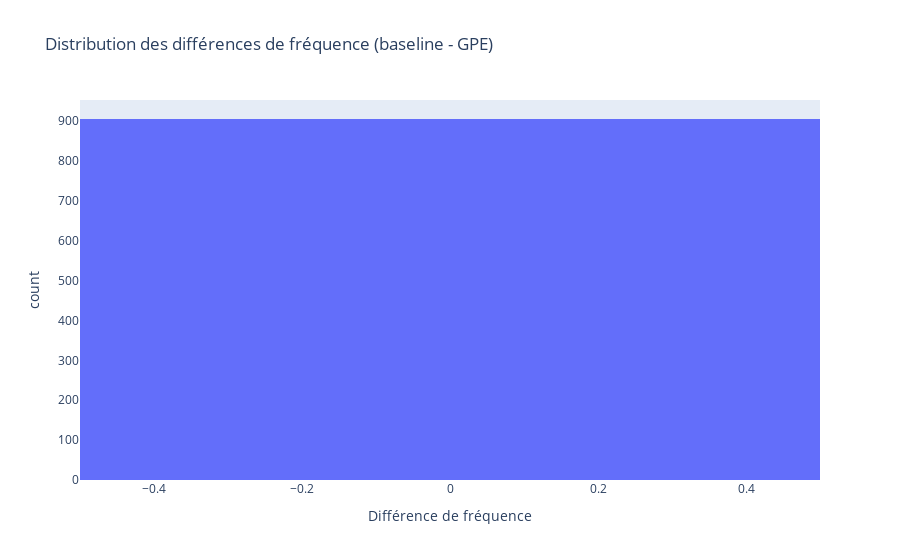

Notebook code for this chart:
### Code cell
fig = px.histogram(
    merged_counts,
    x="count_diff",
    nbins=50,
    title="Distribution des différences de fréquence (baseline - GPE)",
    labels={"count_diff": "Différence de fréquence", "count": "Nombre de trajets"},
    color_discrete_sequence=["#636EFA"]
)

fig.show()

### Figure 1 — Plotly figure (JSON) as saved in the notebook; plotly's stock layout.template omitted (floating-point values rounded to 4 significant figures; data arrays with more than 128 entries replaced by an {"elided": "..."} marker saying what was removed)
{"data": [{"bingroup": "x", "hovertemplate": "Différence de fréquence=%{x}<br>count=%{y}<extra></extra>", "legendgroup": "", "marker": {"color": "#636EFA", "pattern": {"shape": ""}}, "name": "", "nbinsx": 50, "orientation": "v", "showlegend": false, "type": "histogram", "x": {"elided": "905 int values"}, "xaxis": "x", "yaxis": "y"}], "layout": {"barmode": "relative", "legend": {"tracegroupgap": 0}, "title": {"text": "Distribution des différences de fréquence (baseline - GPE)"}, "xaxis": {"anchor": "y", "domain": [0, 1], "title": {"text": "Différence de fréquence"}}, "yaxis": {"anchor": "x", "domain": [0, 1], "title": {"text": "count"}}}}
